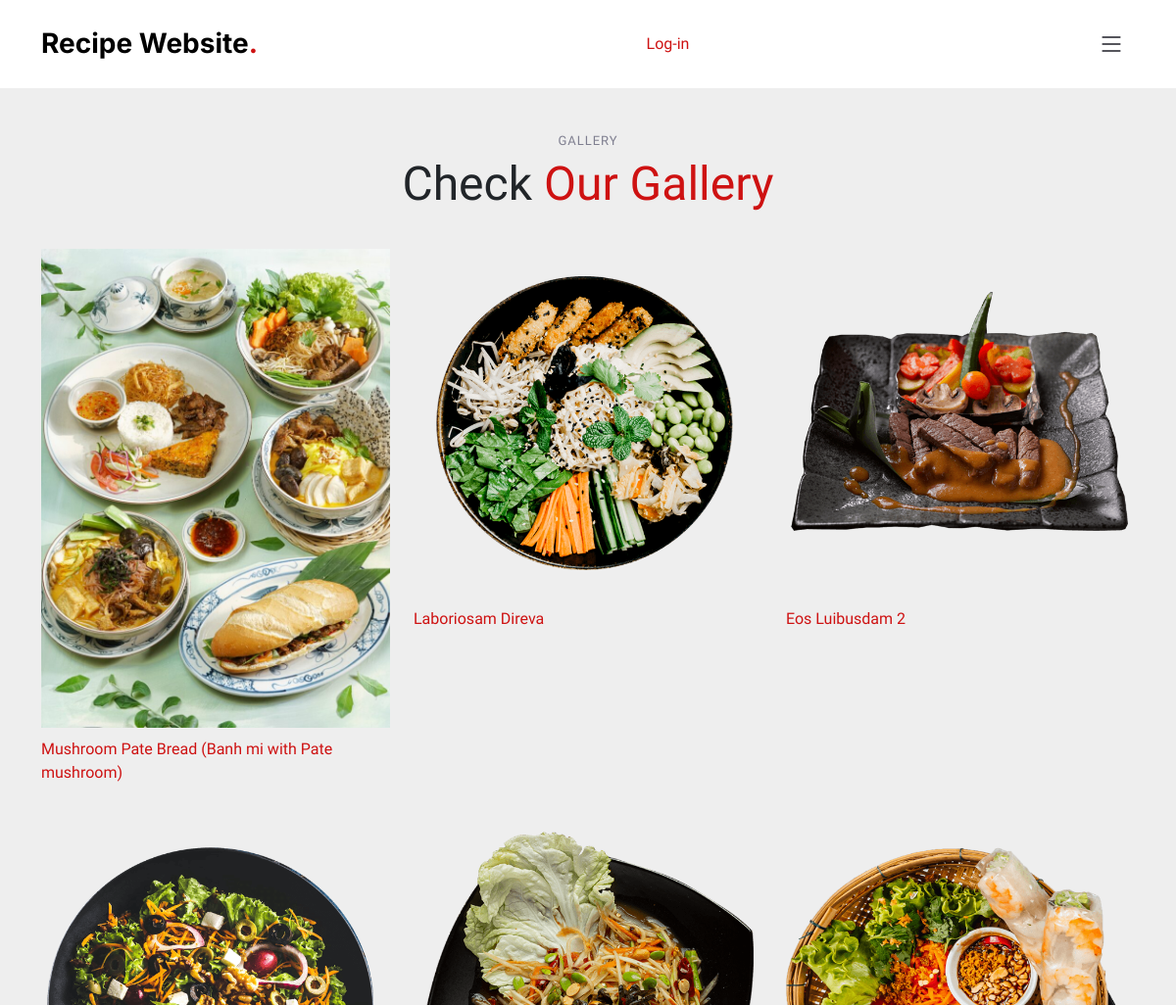
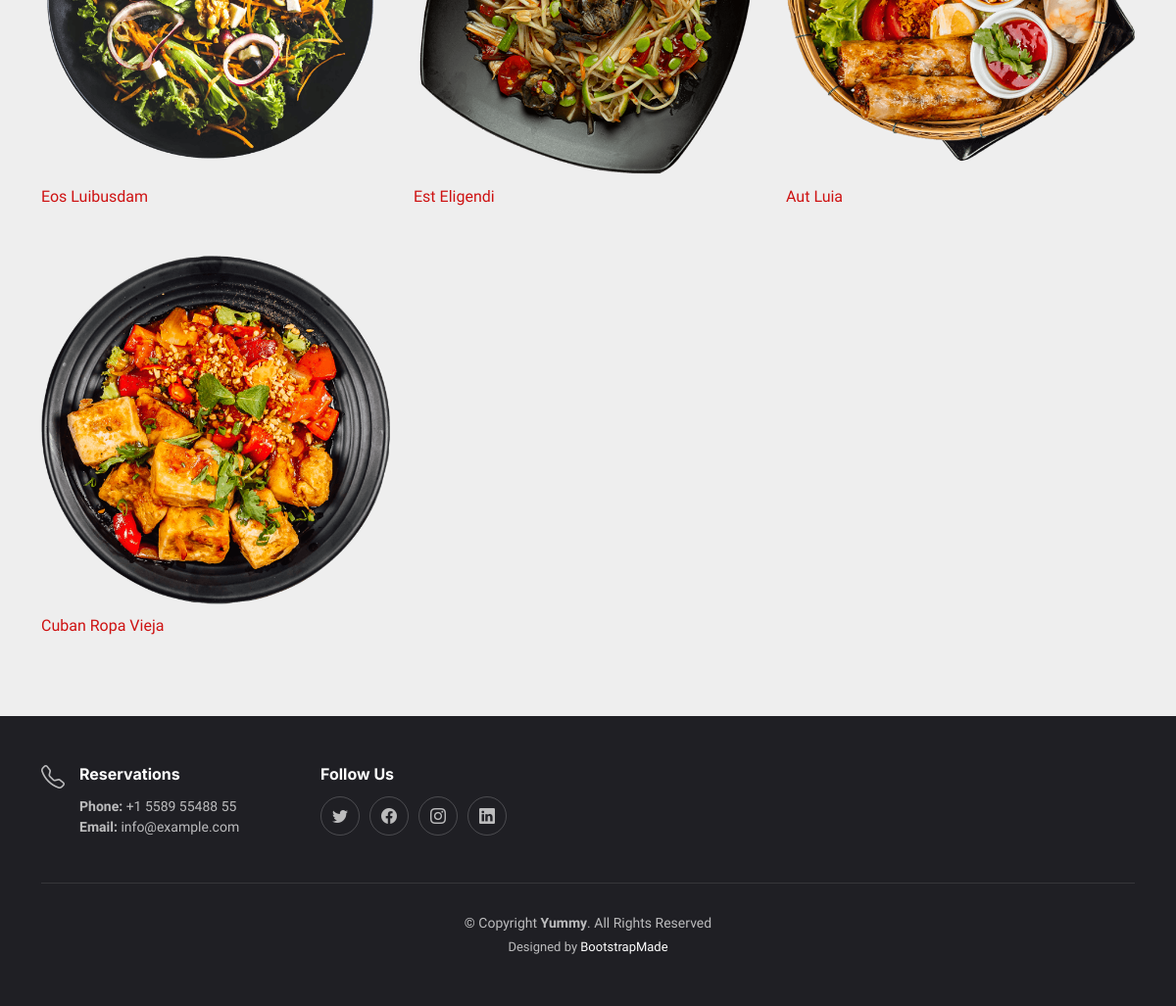
Screenshot of /images/ with the database file from the repository (2 pictures, top to bottom).
### recipe/models.py (models this page shows, shortened)
class Post(models.Model):
    STATUS_CHOICES = ( ('draft', 'Draft'), ('published', 'Published'), )
    title = models.CharField(max_length=250)
    slug = models.SlugField(max_length=250, unique=True)
    author = models.ForeignKey(User, on_delete=models.CASCADE, related_name='recipe_posts')
    body = models.TextField(blank=True)
    image = models.ImageField(upload_to='posts/image/%Y/%m/%d/', blank=True)
    video = models.FileField(upload_to='posts/video/%Y/%m/%d/', blank=True)
    url = models.URLField()
    publish = models.DateTimeField(default=timezone.now)
    created = models.DateTimeField(auto_now_add=True)
    updated = models.DateTimeField(auto_now=True)
    status = models.CharField(max_length=10, choices=STATUS_CHOICES, default='draft')
    objects = models.Manager() # The default manager.
    published = PublishedManager() # Our custom manager.
    score = models.IntegerField(default=0,
        validators=[
            MaxValueValidator(5),
            MinValueValidator(0),
        ]
    )
    servings = models.IntegerField(default=0)
    ingredients = models.TextField(blank=True)
    direction_step = models.TextField(blank=True)
    nutrition_calories = models.IntegerField(default=0)
    nutrition_carbs = models.IntegerField(default=0)
    nutrition_protein = models.IntegerField(default=0)
    nutrition_fat = models.IntegerField(default=0)
    class Meta:
        ordering = ('-publish',)
    def get_absolute_url_home(self):
        return reverse('recipe:post_detail_home', args=[ self.slug, self.publish.year, self.publish.month, self.publish.day])

### images/views.py (the view)
# urls.py: path('', views.image_list, name='list'),
def image_list(request):
    images = Post.objects.all()
    paginator = Paginator(images, 8)
    page = request.GET.get('page')
    try:
        images = paginator.page(page)
    except PageNotAnInteger:
        images = paginator.page(1)
    except EmptyPage:
        if is_ajax(request):
            return HttpResponse('')
        images = paginator.page(paginator.num_pages)
    if is_ajax(request):
        return render(request, 'images/image/list_ajax.html', {'section': 'images',
                                                                   'images': images})
    return render(request, 'images/image/list.html', {'section': 'images', 'images': images })

### images/templates/images/image/list.html (shortened to what this page needs)
{% extends "base.html" %}
{% block content %}
    <h1>Images bookmarked</h1>
    <div id="image-list">
        {% include "images/image/list_ajax.html" %}
    </div>
{% endblock %}

### images/templates/images/image/list_ajax.html
<section id="gallery" class="gallery section-bg">
    <div class="container" data-aos="fade-up">
      <div class="section-header">
        <h2>gallery</h2>
        <p>Check <span>Our Gallery</span></p>
      </div>
      <div class="row gy-5">
        {% load thumbnail %}
            {% for image in images %}
              {% if request.user.is_authenticated %}
                <div class="col-lg-4 menu-item">
                  {% thumbnail image.image 296x296 crop="smart" as im %}
                  <a href="{{ image.get_absolute_url }}">
                    <img style="padding-bottom: 10px;" src="{{ im.url }}" class="img-fluid" alt="">
                  </a>
                  <div class="info">
                    <a href="{{ image.get_absolute_url }}" class="title" >
                        {{ image.title }}
                    </a>
                  </div>
                </div>
              {% else %}
                <div class="col-lg-4 menu-item">
                  {% thumbnail image.image 296x296 crop="smart" as im %}
                  <a href="{{ image.get_absolute_url_home }}">
                    <img style="padding-bottom: 10px;" src="{{ im.url }}" class="img-fluid" alt="">
                  </a>
                  <div class="info">
                    <a href="{{ image.get_absolute_url_home }}" class="title" >
                        {{ image.title }}
                    </a>
                  </div>
                </div>
              {% endif %}
            {% endfor %}
      </div>
    </div>
</section>

### account/static/assets/css/main.css (style rules this page uses)
:root { --font-default: "Open Sans", system-ui, -apple-system, "Segoe UI", Roboto, "Helvetica Neue", Arial, "Noto Sans", "Liberation Sans", sans-serif, "Apple Color Emoji", "Segoe UI Emoji", "Segoe UI Symbol", "Noto Color Emoji"; --font-primary: "Amatic SC", sans-serif; --font-secondary: "Inter", sans-serif; }
:root { --color-default: #212529; --color-primary: #ce1212; --color-secondary: #37373f; }
:root { scroll-behavior: smooth; }
body { font-family: var(--font-default); color: var(--color-default); }
a { color: var(--color-primary); text-decoration: none; }
h1, h2, h3, h4, h5, h6 { font-family: var(--font-secondary); }
section { overflow: hidden; padding: 80px 0; }
.section-bg { background-color: #eee; }
.section-header { text-align: center; padding-bottom: 30px; }
.section-header h2 { font-size: 13px; letter-spacing: 1px; font-weight: 400; margin: 0; padding: 0; color: #7f7f90; text-transform: uppercase; font-family: var(--font-default); }
.section-header p { margin: 0; font-size: 48px; font-weight: 400; font-family: var(--font-primary); }
.section-header p span { color: var(--color-primary); }
section { scroll-margin-top: 90px; }
.gallery { overflow: hidden; }

### rows the page displays
Post: shows a picture, title "Mushroom Pate Bread (Banh mi with Pate mushroom)"
Post: shows a picture, title "Laboriosam Direva"
Post: shows a picture, title "Eos Luibusdam 2"
Post: shows a picture, title "Eos Luibusdam"
Post: shows a picture, title "Est Eligendi"
Post: shows a picture, title "Aut Luia"
Post: shows a picture, title "Cuban Ropa Vieja"
